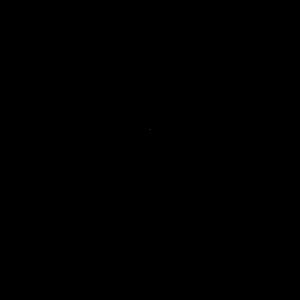
Frame 1 (no input)
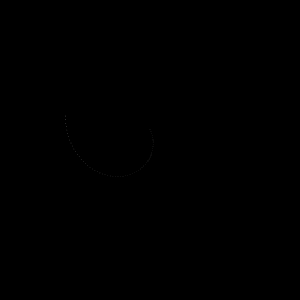
Frame 60 (no input)
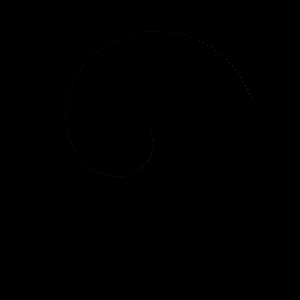
Frame 120 (the mouse pressed at the canvas centre since frame 60)

The p5.js sketch that drew these frames (run headless with seeded random() and noise() and a simulated clock; from frame 60 on, the mouse is pressed at the canvas centre):

// p5.js sketch
// ── sketch.js
var start = 0;


function setup() {
  createCanvas(300, 300);
  background(0);
}

function draw() {
  var bg = map(start, 0, 360*4, 0, 255);
  background(0, 0, 0, 10);
  translate(width/2, height/2);
  if (start >= 360*4) {
    start = 0;
  }
  
  strokeWeight(0.5);
  // colorMode(HSB, 255);
  stroke(0, 0, 0);
  // line(sin(radians(360-start))*100, cos(radians(360-start))*100, 
  // sin(radians(360-start))*80, cos(radians(360-start))*80);
  
  // stroke(0, 0, 0);
  // line(sin(radians(180-start))*100, cos(radians(180-start))*100, 
  // sin(radians(180+start))*80, cos(radians(180+start))*80);
  
  // push();
  // rotate(radians(90));
  // line(sin(radians(180-start))*100, cos(radians(180-start))*100, 
  // sin(radians(180+start))*80, cos(radians(180+start))*80);
  // pop();
  
  stroke(255);
  push();
  rotate(radians(start*2));
  point(sin(radians(100-start))*start/4, cos(radians(100-start))*120);
  pop();
  
  // push();
  // rotate(radians(270));
  // line(sin(radians(180-start))*100, cos(radians(180-start))*100, 
  // sin(radians(180+start))*80, cos(radians(180+start))*80);
  // pop();
  
  // stroke(255, 0, 255);
  // line(sin(radians(start))*50, cos(radians(start))*50, 
  // sin(radians(start))*20, cos(radians(start))*20);
  
  // print(frameCount);
  start++;
}
